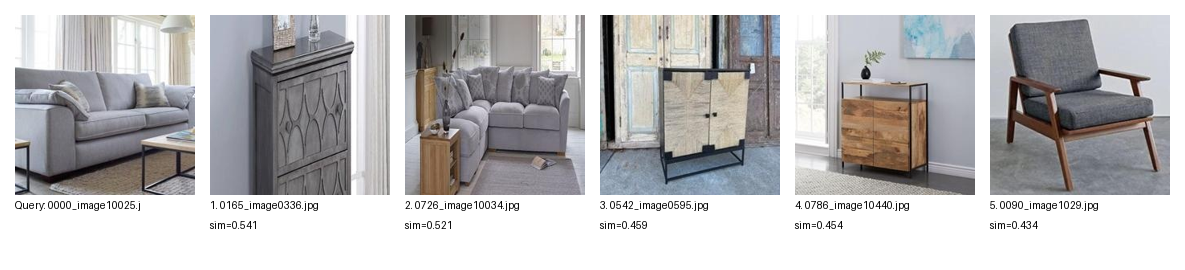
#> input picture sample_top5_0000.png, 1185 x 270 px
$ python -i feature_extractor.py   (imports and definitions only)   (older library calls are emulated)
#> lines starting #> are read from the running program, lines starting #| are printed output that depends on the picture
from __future__ import annotations

from pathlib import Path
import numpy as np
import cv2

try:
    from skimage.feature import graycomatrix, graycoprops, local_binary_pattern, hog
except ImportError:
    from skimage.feature import greycomatrix as graycomatrix
    from skimage.feature import greycoprops as graycoprops
    from skimage.feature import local_binary_pattern, hog


def _hist(channel: np.ndarray, bins: int = 32, value_range=(0, 256)) -> list[float]:
    hist, _ = np.histogram(channel.reshape(-1), bins=bins, range=value_range)
    hist = hist.astype(np.float32)

    total = float(hist.sum())
    if total > 0:
        hist /= total

    return hist.tolist()


def _zero_sift_features() -> dict:
    return {
        "sift_num_keypoints": 0,
        "sift_mean_response": 0.0,
        "sift_std_response": 0.0,
        "sift_mean_size": 0.0,
        "sift_mean_angle": 0.0,
        "sift_descriptor_mean": 0.0,
        "sift_descriptor_std": 0.0,
        "sift_avg_descriptor": [0.0] * 128,
    }


def _zero_orb_features() -> dict:
    return {
        "surf_method": "ORB_fallback",
        "surf_num_keypoints": 0,
        "surf_descriptor_mean": 0.0,
        "surf_descriptor_std": 0.0,
        "surf_mean_response": 0.0,
        "surf_mean_size": 0.0,
    }


def extract_features_from_image(image_path: str | Path, size: int = 224) -> dict:
    """
    Extract feature cho ảnh upload mới.

    File này được chỉnh để khớp pipeline trích xuất đặc trưng của phần 1:
    Color: RGB/HSV histogram + mean/std
    Texture: LBP + GLCM
    Shape: HOG + SIFT + ORB fallback
    """
#> called with image_path = '../sample_top5_0000.png', size = 224

    image_path = Path(image_path)

    bgr = cv2.imread(str(image_path), cv2.IMREAD_COLOR)
#> bgr is the input picture: shape (270, 1185, 3); mean B, G, R 189.1, 188.2, 189.2
    if bgr is None:
        raise ValueError(f"Cannot read image: {image_path}")

    original_height, original_width = bgr.shape[:2]
#> original_height = 270; original_width = 1185

    # Resize giống phần 1: 224x224, dùng INTER_AREA
    bgr_resized = cv2.resize(bgr, (size, size), interpolation=cv2.INTER_AREA)
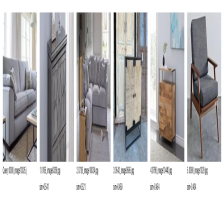
#> bgr_resized: shape (224, 224, 3); mean B, G, R 189.1, 188.2, 189.2

    rgb = cv2.cvtColor(bgr_resized, cv2.COLOR_BGR2RGB)
    hsv = cv2.cvtColor(bgr_resized, cv2.COLOR_BGR2HSV)
#> hsv: shape (224, 224, 3); mean H, S, V 53.8, 14.8, 193.1
    gray = cv2.cvtColor(bgr_resized, cv2.COLOR_BGR2GRAY)
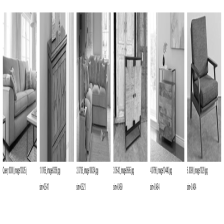
#> gray: shape (224, 224); min 3, max 255, mean 188.6

    item: dict[str, object] = {
        "filename": image_path.name,
        "filepath": str(image_path),
        "status": "success",
        "original_width": int(original_width),
        "original_height": int(original_height),
        "original_aspect": float(original_width / max(original_height, 1)),
        "channels": 3,
        "norm_width": size,
        "norm_height": size,
    }

    # =========================================================
    # 1. COLOR FEATURES
    # =========================================================

    for idx, name in enumerate(["R", "G", "B"]):
        channel = rgb[:, :, idx]

        item[f"hist_rgb_{name}"] = _hist(
            channel,
            bins=32,
            value_range=(0, 256),
        )

        item[f"color_mean_{name}"] = float(np.mean(channel))
        item[f"color_std_{name}"] = float(np.std(channel))
#> after the loop, item = 18 items

    for idx, name in enumerate(["H", "S", "V"]):
        channel = hsv[:, :, idx]

        # OpenCV HSV: H nằm trong [0, 180), S/V nằm trong [0, 256)
        value_range = (0, 180) if name == "H" else (0, 256)

        item[f"hist_hsv_{name}"] = _hist(
            channel,
            bins=32,
            value_range=value_range,
        )

        item[f"color_mean_hsv_{name}"] = float(np.mean(channel))
#> this loop made 3 passes
#> pass 1, in extract_features_from_image, `channel = hsv[:, :, idx]`:
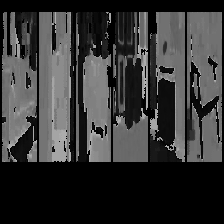
#> channel: shape (224, 224); min 0, max 179, mean 53.8
#> pass 2, in extract_features_from_image, `channel = hsv[:, :, idx]`:
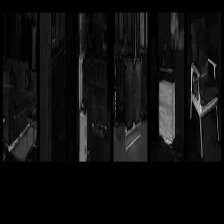
#> channel: shape (224, 224); min 0, max 209, mean 14.8
#> pass 3, in extract_features_from_image, `channel = hsv[:, :, idx]`:
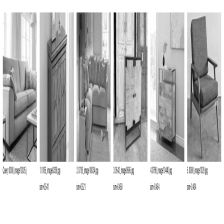
#> channel: shape (224, 224); min 5, max 255, mean 193.1
#> after the loop, item = 24 items

    # =========================================================
    # 2. LBP TEXTURE FEATURES
    # =========================================================

    radius = 3
    points = 8 * radius

    lbp = local_binary_pattern(
        gray,
        P=points,
        R=radius,
        method="uniform",
    )
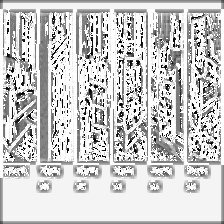
#> lbp: shape (224, 224) float64; min 0, max 25, mean 19.9; drawn with min black and max white

    # Uniform LBP có P + 2 bins = 26 bins
    lbp_hist, _ = np.histogram(
        lbp.reshape(-1),
        bins=np.arange(0, points + 3),
        range=(0, points + 2),
    )
#> lbp_hist = 26 values, max 17691 at index 25, min 243 at index 6, mean 1929.8

    lbp_hist = lbp_hist.astype(np.float32)
    lbp_hist /= max(float(lbp_hist.sum()), 1.0)
#> lbp_hist = 26 values, max 0.353 at index 25, min 0.00484 at index 6, mean 0.0385

    item["lbp_histogram"] = lbp_hist.tolist()

    # =========================================================
    # 3. GLCM TEXTURE FEATURES
    # =========================================================

    # Phần 1 dùng gray levels = 64
    # Ảnh xám 0..255 lượng tử về 0..63 bằng chia 4
    gray_q = np.floor(gray.astype(np.float32) / 4).astype(np.uint8)
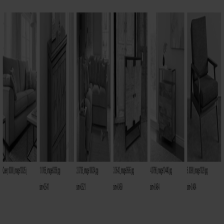
#> gray_q: shape (224, 224); min 0, max 63, mean 46.6

    distances = [1, 3]
    angles = [0, np.pi / 4, np.pi / 2, 3 * np.pi / 4]
    angle_names = ["a0", "a45", "a90", "a135"]

    glcm = graycomatrix(
        gray_q,
        distances=distances,
        angles=angles,
        levels=64,
        symmetric=True,
        normed=True,
    )

    glcm_props = [
        "contrast",
        "dissimilarity",
        "homogeneity",
        "energy",
        "correlation",
        "ASM",
    ]

    for prop in glcm_props:
        values = graycoprops(glcm, prop)

        flat_values = []

        for d_i, d in enumerate(distances):
            for a_i, a_name in enumerate(angle_names):
                value = float(values[d_i, a_i])
                item[f"glcm_{prop}_d{d}_{a_name}"] = value
                flat_values.append(value)

        item[f"glcm_{prop}_mean"] = float(np.mean(flat_values))
        item[f"glcm_{prop}_std"] = float(np.std(flat_values))
#> this loop made 6 passes
#> values on passes 1 to 5: [[42.18, 49.34, 10.32, 48.49], [128.5, 106.5, 40.06, 106.1]], [[3.16, 3.57, 1.15, 3.51], [6.37, 5.8, 2.68, 5.73]], [[0.554, 0.528, 0.757, 0.531], [0.432, 0.434, 0.636, 0.438]], [[0.328, 0.319, 0.347, 0.319], [0.301, 0.286, 0.323, 0.286]], [[0.917, 0.902, 0.98, 0.904], [0.746, 0.789, 0.921, 0.79]]
#> after the loop, item = 85 items

    # =========================================================
    # 4. HOG SHAPE FEATURES
    # =========================================================

    hog_vector = hog(
        gray,
        orientations=9,
        pixels_per_cell=(8, 8),
        cells_per_block=(2, 2),
        block_norm="L2-Hys",
        feature_vector=True,
    ).astype(np.float32)

    item["hog_mean"] = float(np.mean(hog_vector))
    item["hog_std"] = float(np.std(hog_vector))
    item["hog_max"] = float(np.max(hog_vector)) if hog_vector.size else 0.0
    item["hog_energy"] = float(np.sum(hog_vector ** 2))
    item["hog_vector_length"] = int(hog_vector.size)

    # Giữ 100 giá trị đầu giống format JSON đang dùng
    hog_100 = hog_vector[:100]
#> hog_100 = 100 values, max 0.444 at index 18, min 0 at index 0, mean 0.0773
    if hog_100.size < 100:
        hog_100 = np.pad(hog_100, (0, 100 - hog_100.size), mode="constant")

    item["hog_vector_100"] = hog_100.tolist()

    # =========================================================
    # 5. SIFT SHAPE FEATURES
    # =========================================================

    try:
        sift = cv2.SIFT_create()
        keypoints, descriptors = sift.detectAndCompute(gray, None)
#> keypoints = 345 keypoints; strongest (x, y, size): (115, 14, 1.9), (4, 160, 2.2), (81, 17, 6.8), (81, 18, 7.8)
    except Exception:
        keypoints, descriptors = [], None

    if descriptors is None or len(keypoints) == 0:
        item.update(_zero_sift_features())
    else:
        # Phần 1 lấy top 50 keypoints mạnh nhất theo response
        sorted_indices = sorted(
            range(len(keypoints)),
            key=lambda i: keypoints[i].response,
            reverse=True,
        )[:50]
#> sorted_indices = 50 values, max 337 at index 38, min 0 at index 6, mean 175.7

        keypoints_top = [keypoints[i] for i in sorted_indices]
#> keypoints_top = 50 keypoints; strongest (x, y, size): (115, 14, 1.9), (4, 160, 2.2), (81, 17, 6.8), (81, 18, 7.8)
        descriptors_top = descriptors[sorted_indices].astype(np.float32)

        responses = np.asarray([kp.response for kp in keypoints_top], dtype=np.float32)
#> responses = 50 values, max 0.118 at index 0, min 0.0508 at index 49, mean 0.0619
        sizes = np.asarray([kp.size for kp in keypoints_top], dtype=np.float32)
#> sizes = 50 values, max 15.58 at index 35, min 1.81 at index 33, mean 5.45
        angles_kp = np.asarray([kp.angle for kp in keypoints_top], dtype=np.float32)
#> angles_kp = 50 values, max 358.8 at index 43, min 0.221 at index 14, mean 185.8

        avg_descriptor = np.mean(descriptors_top, axis=0)
#> avg_descriptor = 128 values, max 108.4 at index 48, min 5.98 at index 115, mean 24.48

        if avg_descriptor.size < 128:
            avg_descriptor = np.pad(avg_descriptor, (0, 128 - avg_descriptor.size), mode="constant")
        elif avg_descriptor.size > 128:
            avg_descriptor = avg_descriptor[:128]

        item["sift_num_keypoints"] = int(len(keypoints_top))
        item["sift_mean_response"] = float(np.mean(responses))
        item["sift_std_response"] = float(np.std(responses))
        item["sift_mean_size"] = float(np.mean(sizes))
        item["sift_mean_angle"] = float(np.mean(angles_kp))
        item["sift_descriptor_mean"] = float(np.mean(descriptors_top))
        item["sift_descriptor_std"] = float(np.std(descriptors_top))
        item["sift_avg_descriptor"] = avg_descriptor.astype(np.float32).tolist()

    # =========================================================
    # 6. SURF / ORB FALLBACK FEATURES
    # =========================================================

    # Theo phần 1: SURF thường không có do patent, dùng ORB fallback
    orb = cv2.ORB_create(nfeatures=500)
    orb_keypoints, orb_descriptors = orb.detectAndCompute(gray, None)
#> orb_keypoints = 400 keypoints; strongest (x, y, size): (126, 58, 31), (136, 121, 31), (132, 56, 31), (127, 58, 44.6)

    if orb_descriptors is None or len(orb_keypoints) == 0:
        item.update(_zero_orb_features())
    else:
        orb_responses = np.asarray([kp.response for kp in orb_keypoints], dtype=np.float32)
#> orb_responses = 400 values, max 0.00385 at index 22, min -0.000155 at index 350, mean 0.000394
        orb_sizes = np.asarray([kp.size for kp in orb_keypoints], dtype=np.float32)
#> orb_sizes = 400 values from 31 to 92.57
        orb_descriptors = orb_descriptors.astype(np.float32)

        item["surf_method"] = "ORB_fallback"
        item["surf_num_keypoints"] = int(len(orb_keypoints))
        item["surf_descriptor_mean"] = float(np.mean(orb_descriptors))
        item["surf_descriptor_std"] = float(np.std(orb_descriptors))
        item["surf_mean_response"] = float(np.mean(orb_responses))
        item["surf_mean_size"] = float(np.mean(orb_sizes))

    return item

>>> result = extract_features_from_image('../sample_top5_0000.png')
#> result = 105 items
